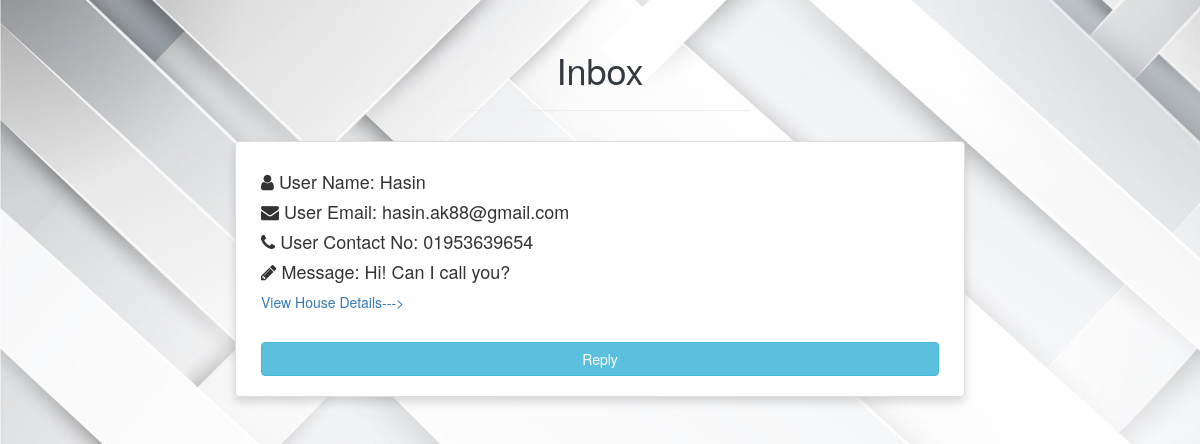
The page /view_inbox.php (signed in) on the database its author committed.
### tables this page shows
CREATE TABLE `contact_owner` (
  `user_id` int(6) NOT NULL,
  `onwer_id` int(6) NOT NULL,
  `house_id` int(6) NOT NULL,
  `message` text NOT NULL,
  `status` varchar(255) NOT NULL,
  `reply` text NOT NULL,
  `reply_status` varchar(255) NOT NULL
);

CREATE TABLE `user` (
  `id` int(6) NOT NULL,
  `first_name` varchar(255) NOT NULL,
  `last_name` varchar(255) NOT NULL,
  `email` varchar(255) NOT NULL,
  `contact` varchar(255) NOT NULL,
  `password` varchar(255) NOT NULL
);

### view_inbox.php (the view, shortened to what this page needs)
<?php
  include 'connection.php';
$userid  = $_SESSION['userid'];
$sql = "SELECT * FROM contact_owner WHERE onwer_id='$userid'";
$result = mysqli_query($conn, $sql);
?>
<!DOCTYPE html>
<html>
    <head>
        <link rel="stylesheet" href="https://maxcdn.bootstrapcdn.com/bootstrap/4.5.2/css/bootstrap.min.css">
        <link rel="stylesheet" href="https://cdnjs.cloudflare.com/ajax/libs/font-awesome/4.7.0/css/font-awesome.min.css">
        <link rel="stylesheet" href="https://maxcdn.bootstrapcdn.com/bootstrap/3.4.1/css/bootstrap.min.css">
        <link rel="stylesheet" href="assets/css/contact_us.css">
    </head>
    <body>
    <h1 class="text-center text-dark text-capitalize pt-5">Inbox</h1>
                <hr class="w-25 pt-3">
   <div class="container">
    <div class="row">
        <div class="col-lg-8 mx-auto">
            <ul class="list-group shadow">
            <?php
          while ($row1 = mysqli_fetch_array($result)) {
            $h_id=$row1['house_id'];
            $dbuser=$row1['user_id'];
            $dbmsg=$row1['message'];
            $sql = "SELECT * FROM user WHERE id='$dbuser'";
            $result1 = mysqli_query($conn, $sql);
            $row = mysqli_fetch_array($result1);
          ?>
                <li class="list-group-item">
                    <div class="media align-items-lg-center flex-column flex-lg-row p-3">
                        <div class="media-body order-2 order-lg-1">
                            <h4><i class="fa fa-user"></i> User Name: <?php echo $row['first_name']; ?></h4>
                            <h4><i class="fa fa-envelope"></i> User Email: <?php echo $row['email']; ?></h4>
                            <h4><i class="fa fa-phone"></i> User Contact No: <?php echo $row['contact']; ?></h4>
                            <h4><i class="fa fa-pencil"></i> Message: <?php echo $dbmsg; ?></h4>
                            <p><a href="view_house_details.php?id=<?php echo $h_id ?>">View House Details---></a></p>
                            <div class="row mt-5">
                                <div class="col-md-12">
                                    <button type="submit" onclick="window.location = 'reply_inbox.php?id=<?php echo $h_id ?>';" class="btn btn-info btn-block"> Reply  </button>
                                </div>
                            </div>
                        </div>
                    </div>
                </li>
                <?php } ?>
            </ul>
        </div>
    </div>
</div>
    </body>
</html>

### view_inbox.php (style rules this page uses)
body { background-image: url('assets/image/fbbg.jpg'); background-repeat: no-repeat; background-attachment: fixed; background-size: cover; }

### rows shown on the page
contact_owner: user_id.first_name "Hasin", user_id.email "hasin.ak88@gmail.com", user_id.contact "01953639654", message "Hi! Can I call you?"
